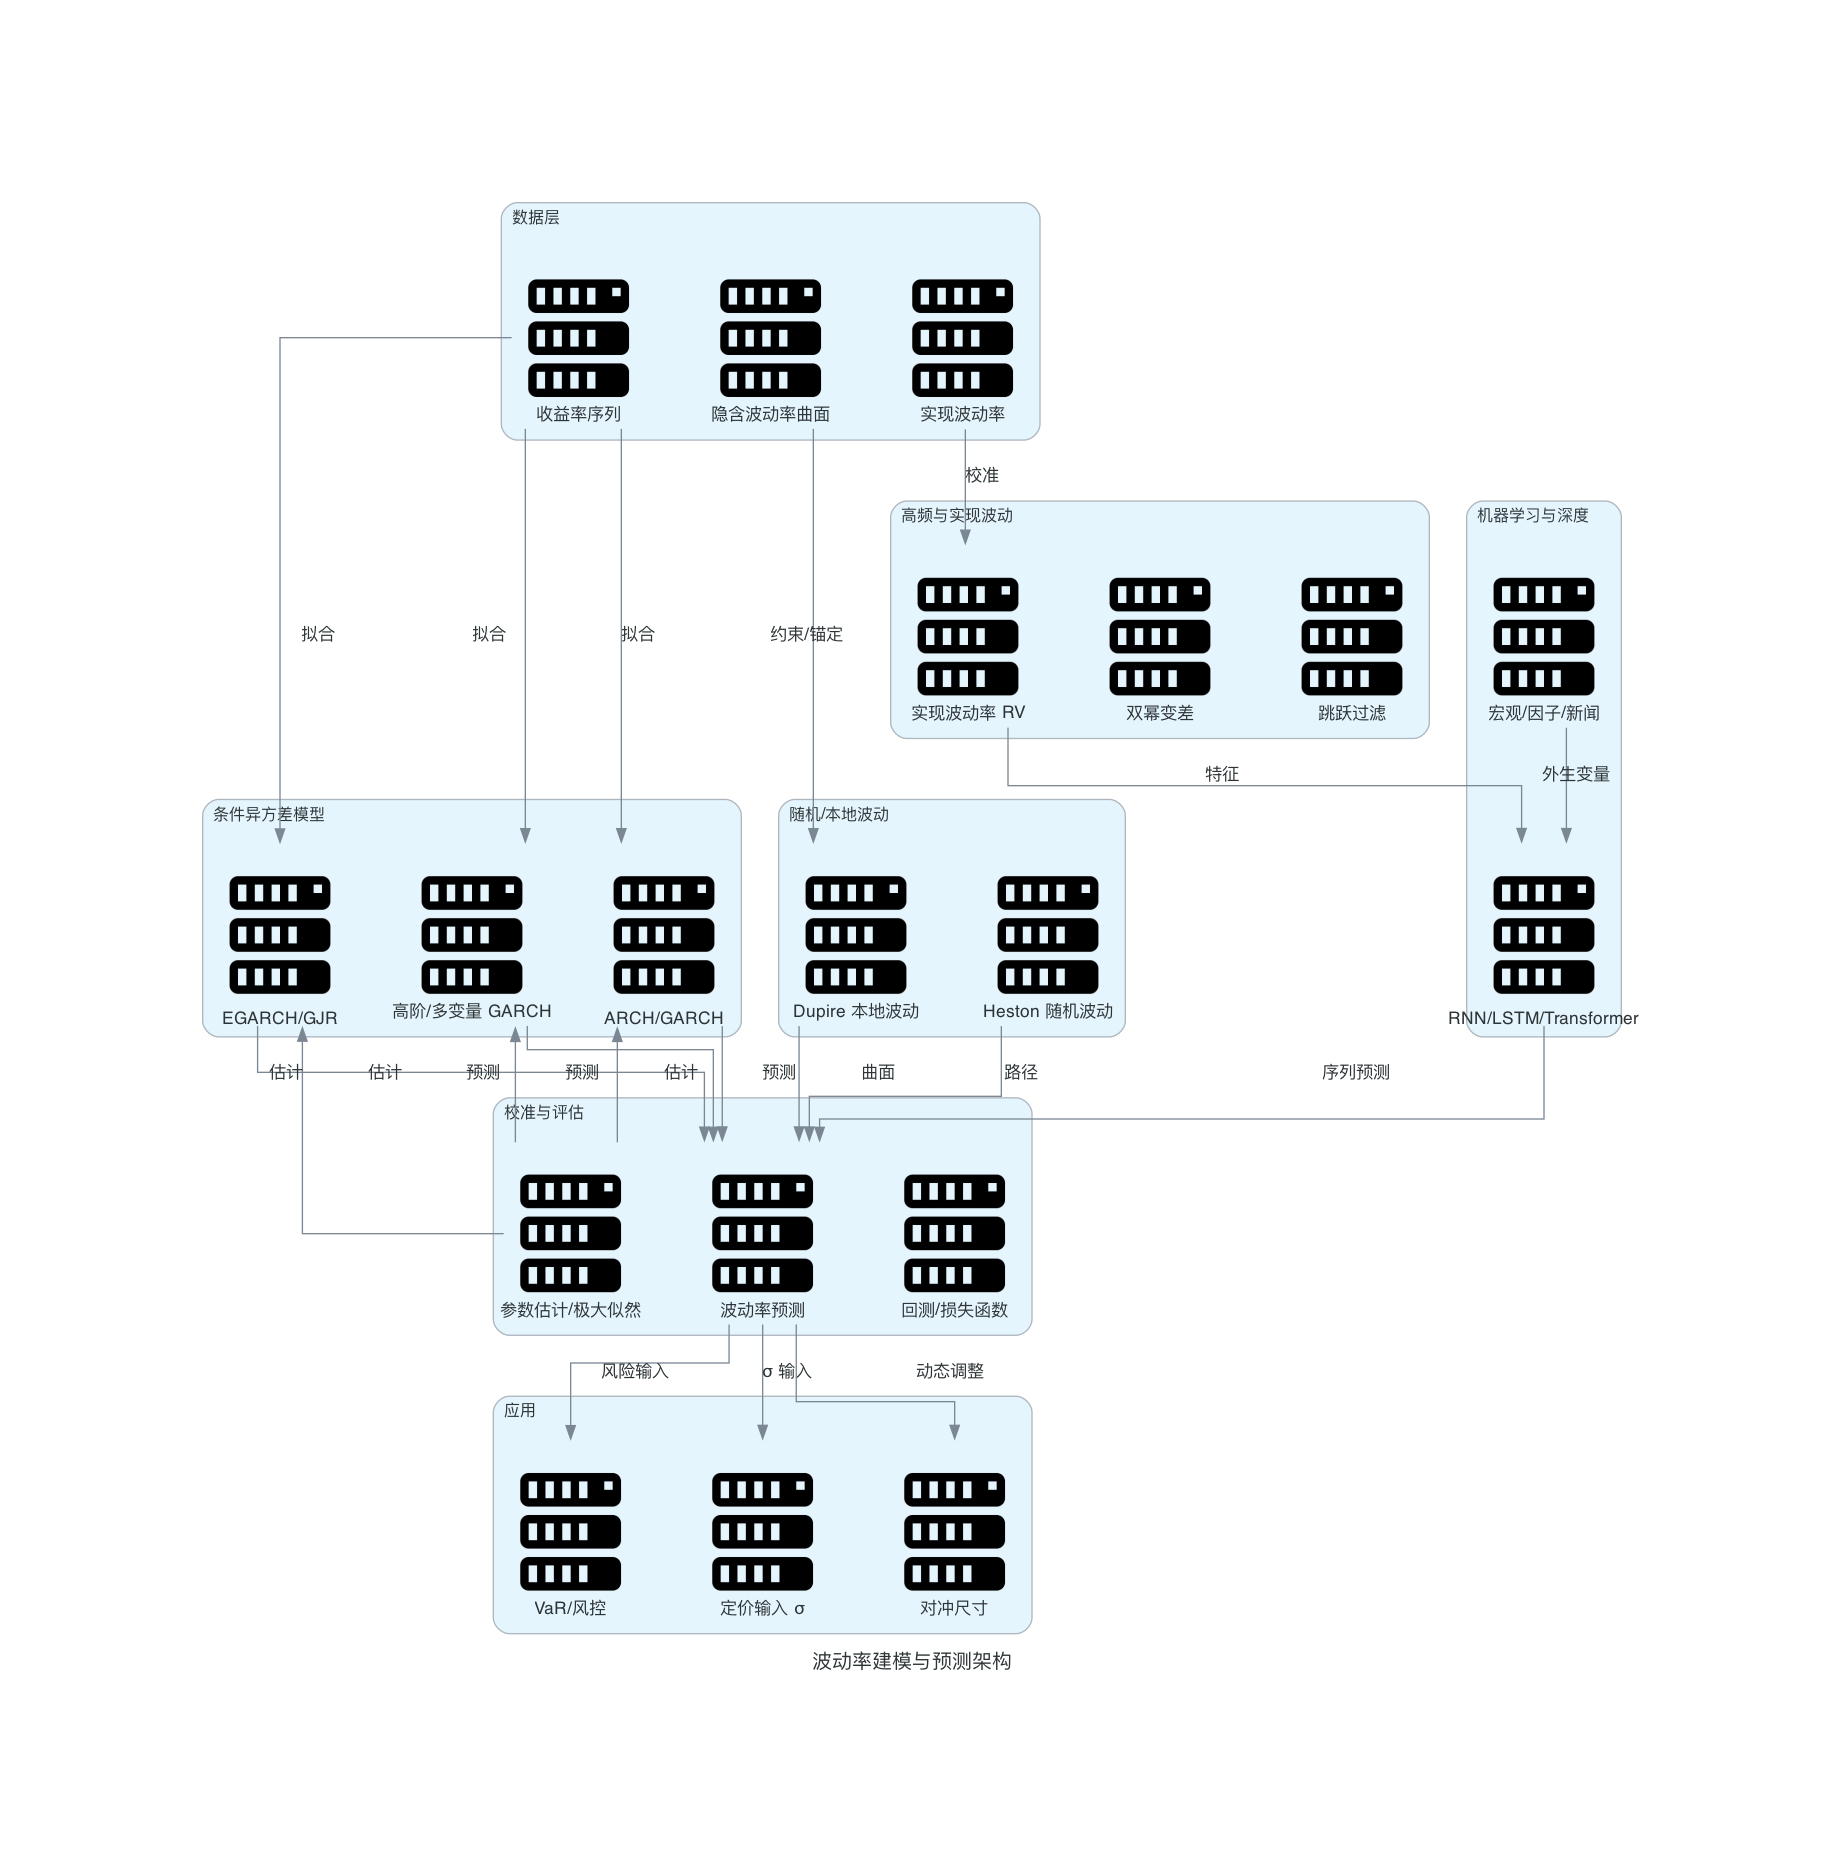

Source code (Python):
from diagrams import Diagram, Cluster, Edge
from diagrams.onprem.compute import Server


def create_volatility_modeling_algorithm(filename: str, outformat: str) -> None:
    with Diagram("波动率建模与预测架构", filename=filename, show=False, outformat=outformat, direction="TB"):
        with Cluster("数据层"):
            returns = Server("收益率序列")
            realized_vol = Server("实现波动率")
            iv_surface = Server("隐含波动率曲面")

        with Cluster("条件异方差模型"):
            arch = Server("ARCH/GARCH")
            egarch = Server("EGARCH/GJR")
            hogarch = Server("高阶/多变量 GARCH")

        with Cluster("随机/本地波动"):
            heston = Server("Heston 随机波动")
            local_vol = Server("Dupire 本地波动")

        with Cluster("高频与实现波动"):
            rv = Server("实现波动率 RV")
            bipower = Server("双幂变差")
            jump_filter = Server("跳跃过滤")

        with Cluster("机器学习与深度"):
            rnn = Server("RNN/LSTM/Transformer")
            features = Server("宏观/因子/新闻")

        with Cluster("校准与评估"):
            calib = Server("参数估计/极大似然")
            forecast = Server("波动率预测")
            backtest = Server("回测/损失函数")

        with Cluster("应用"):
            var = Server("VaR/风控")
            pricing = Server("定价输入 σ")
            hedging = Server("对冲尺寸")

        returns >> Edge(label="拟合") >> arch
        returns >> Edge(label="拟合") >> egarch
        returns >> Edge(label="拟合") >> hogarch
        realized_vol >> Edge(label="校准") >> rv
        iv_surface >> Edge(label="约束/锚定") >> local_vol

        arch >> Edge(label="预测") >> forecast
        egarch >> Edge(label="预测") >> forecast
        hogarch >> Edge(label="预测") >> forecast
        heston >> Edge(label="路径") >> forecast
        local_vol >> Edge(label="曲面") >> forecast
        rnn >> Edge(label="序列预测") >> forecast
        features >> Edge(label="外生变量") >> rnn
        rv >> Edge(label="特征") >> rnn

        calib >> Edge(label="估计") >> arch
        calib >> Edge(label="估计") >> egarch
        calib >> Edge(label="估计") >> hogarch

        forecast >> Edge(label="风险输入") >> var
        forecast >> Edge(label="σ 输入") >> pricing
        forecast >> Edge(label="动态调整") >> hedging


if __name__ == "__main__":
    create_volatility_modeling_algorithm(filename="volatility_modeling_algorithm", outformat="png")
    create_volatility_modeling_algorithm(filename="volatility_modeling_algorithm", outformat="pdf")
